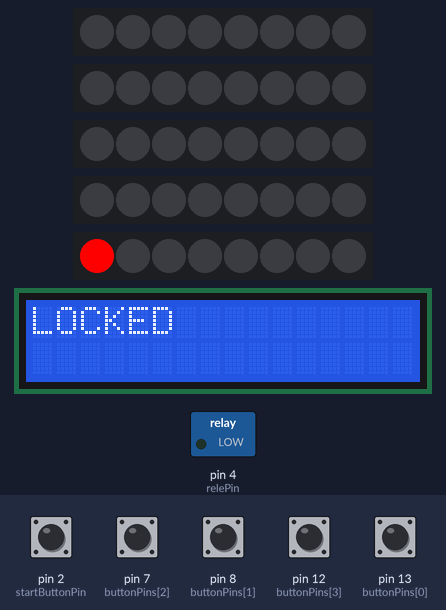
A sketch run on a simulated Arduino Uno, built with avr-gcc and run on an emulated ATmega328P. Shown: 5 × 8 RGB LEDs in strip order, left to right, 16×2 character LCD, switched loads named in the sketch (green lamp = pin HIGH). The inputs (shaded band) are chosen by the test bench; at power-on: pin 2 (startButtonPin), pin 7 (buttonPins[2]), pin 8 (buttonPins[1]), pin 12 (buttonPins[3]), pin 13 (buttonPins[0]) LOW. Random numbers use the default seed unless the sketch sets one; what the sketch prints to the serial monitor is not drawn.

Above: at 1.3 s.
1.4 s: pin 2 (startButtonPin) pulled HIGH for 0.15 s
At 1.65 s:
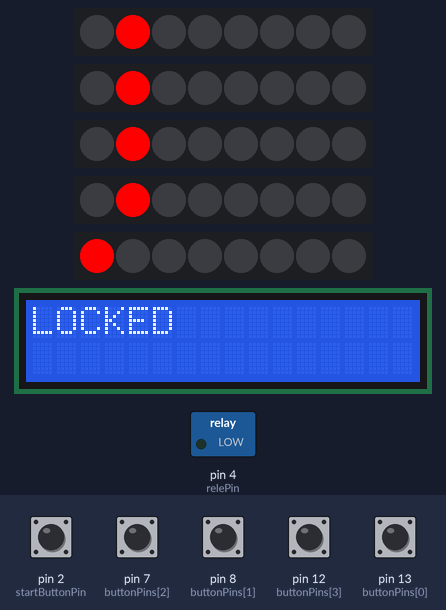
4.5 s: pin 8 (buttonPins[1]) pulled HIGH for 0.15 s
At 5.15 s:
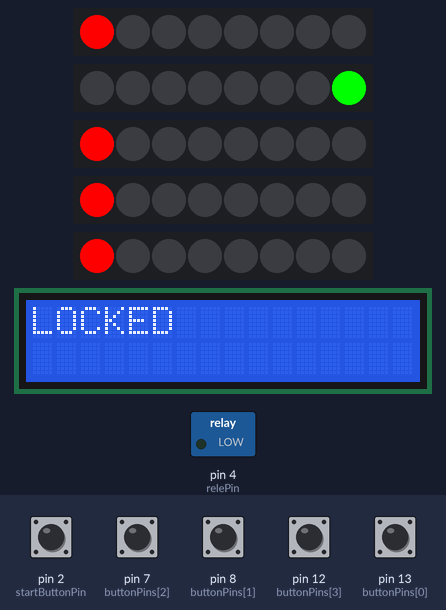
7.6 s: pin 8 (buttonPins[1]) pulled HIGH for 1 s
At 8.3 s:
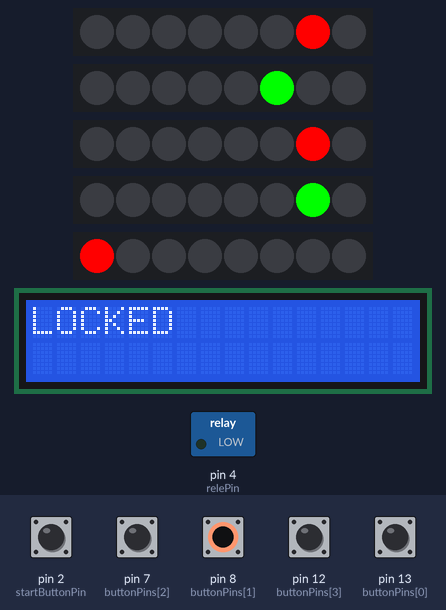
10.4 s: pin 7 (buttonPins[2]) pulled HIGH for 0.15 s
At 11.15 s:
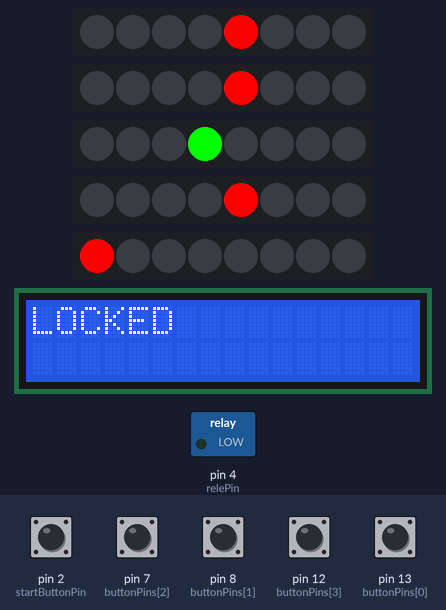
12.4 s: pin 13 (buttonPins[0]) pulled HIGH for 0.15 s
At 12.8 s:
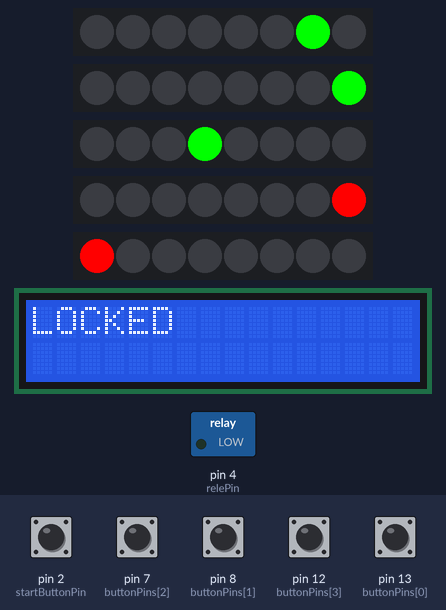
15.5 s: pin 12 (buttonPins[3]) pulled HIGH for 0.15 s
At 16.15 s:
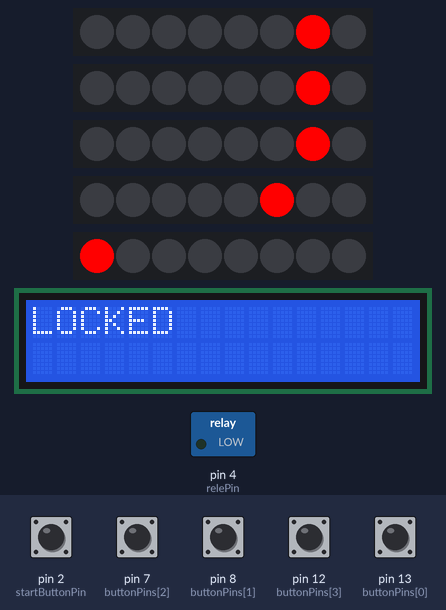
Timing chart, 0 to 57.4 s (numbered marks = the images above; inputs shaded):
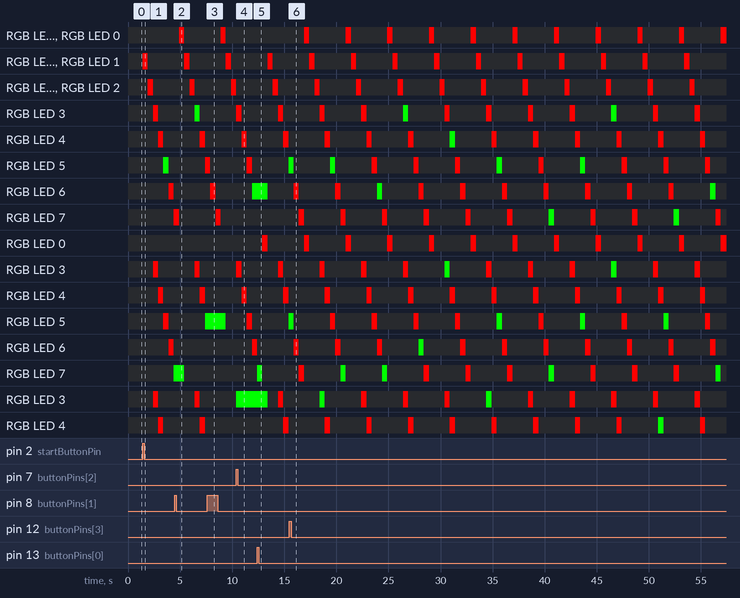

Measured:
- after the input at 1.4 s, RGB LED 1: off → RGB(255, 0, 0) at once, → off 0.50 s later; RGB LED 2: off → RGB(255, 0, 0) after 0.51 s, → off 0.50 s later
- what the display in image 2 shows lasts 0.5 s, from 4.9 s to 5.4 s

The sketch:

stabilize.ino
```cpp
#include <LiquidCrystal_I2C.h>

#include <Bounce2.h>

#include <Adafruit_NeoPixel.h>
#ifdef __AVR__
  #include <avr/power.h>
#endif

#define NUMPIXELS      8

const int ledStepTime = 500; // 1 sec
int ledLastTime;


LiquidCrystal_I2C lcd(0x27, 16, 2);


const int ledStripsCount = 4;
const int startButtonPin = 2;
const int relePin = 4;
boolean gameStart = false;

int ledStripPins[ledStripsCount] = {3, 5, 6, 9};
int buttonPins[ledStripsCount] = {13, 8, 7, 12};
boolean ledStripActive[ledStripsCount] = {true, true, true, true};
int ledStripIndex[ledStripsCount] = {0, 0, 0, 0};

int ledStripGreenPins[ledStripsCount] = {3, 2, 4, 5};

Adafruit_NeoPixel ledStrips[ledStripsCount] ;
Bounce bouncers[ledStripsCount] ;
int mainLedIndex = 0;
/*Adafruit_NeoPixel pixel1;
Adafruit_NeoPixel pixledIndexel2;
Adafruit_NeoPixel pixel3;
Adafruit_NeoPixel pixel4;
*/
Adafruit_NeoPixel volcanoPixel = Adafruit_NeoPixel(NUMPIXELS, 10, NEO_GRB + NEO_KHZ800);
boolean isActive = false;

Bounce debouncer = Bounce();
Bounce startBouncer = Bounce();
const int buttonPin = 13;

byte mcI[8] = { 0b01111, 0b10001, 0b10001, 0b01111, 0b00101, 0b01001, 0b10001, 0b00000 };
byte mcN[8] = { 0b10001, 0b10001, 0b10011, 0b10101, 0b11001, 0b10001, 0b10001, 0b00000 };
byte mcL[8]   = {B00011,B00111,B00101,B00101,B01101,B01001,B11001,B00000,}; // Буква "Л"
byte mcP[8]   = {B11111,B10001,B10001,B10001,B10001,B10001,B10001,B00000,};
byte mcU[8]   = {B10001,B10001,B10001,B01010,B00100,B01000,B10000,B00000,}; // Буква "У"

const int ruI = 1;
const int ruL = 2;
const int ruU = 3;
const int ruP = 4;

boolean isWin = false;

void setup() {
  // put yourdebouncer setup code here, to run once:
  Serial.begin(9600);
  //*
  for(int i =0 ; i< ledStripsCount; i++){
    ledStrips[i] = Adafruit_NeoPixel(NUMPIXELS, ledStripPins[i], NEO_GRB + NEO_KHZ800);
    ledStrips[i].begin();
    ledStrips[i].show();

    pinMode(buttonPins[i], INPUT);
    bouncers[i] = Bounce();
    bouncers[i].attach(buttonPins[i]);
    bouncers[i].interval(5); // interval in ms
  }

  pinMode(startButtonPin, INPUT);
  startBouncer.attach(startButtonPin);
  startBouncer.interval(5);

  volcanoPixel.begin();
  volcanoPixel.show();
  //*/
  //pinMode(buttonPin, INPUT);
  //debouncer.attach(buttonPin);
  //debouncer.interval(5);

  ledLastTime = millis();

  //pinMode(buttonPin, INPUT);


  //firstPixel = Adafruit_NeoPixel(NUMPIXELS, 5, NEO_GRB + NEO_KHZ800);
  //firstPixel.begin();

  lcd.init();
  lcd.createChar(ruI, mcN);
  lcd.createChar(ruL, mcL);
  lcd.createChar(ruP, mcP);
  lcd.createChar(ruU, mcU);
  gameRestart();

  pinMode (relePin, OUTPUT);
  digitalWrite(relePin, LOW);

}

void gameRestart(){
  gameStart = false;
  lcd.backlight();
  lcd.clear();
  lcd.setCursor(0,0);

  lcd.print("LOCKED");

  turnOnVolcano();
  //winOFFAllPixel();

  reinitStrips();
}

void reinitStrips(){
  isWin = false;
  for(int i = 0; i < ledStripsCount; i++){
    ledStripActive[i] = true;
    ledStripIndex[i] = 0;
    ledStripGreenPins[i] = random(3, NUMPIXELS);
  }
}


void turnOffPixels(Adafruit_NeoPixel pixels){
   //pixels.clear();
   for(int i=0;i<NUMPIXELS;i++){

    // pixels.Color takes RGB values, from 0,0,0 up to 255,255,255
    pixels.setPixelColor(i, pixels.Color(0,0,0)); // Moderately bright green color.
   }
   pixels.show();

}

void turnOnPixels(Adafruit_NeoPixel pixels){
   pixels.clear();
   for(int i=0;i<NUMPIXELS;i++){
    // pixels.Color takes RGB values, from 0,0,0 up to 255,255,255
    pixels.setPixelColor(i, pixels.Color(255,0,0)); // Moderately bright green color.
   }
   pixels.show();
}

void setPixelsColor(Adafruit_NeoPixel &pixels, uint32_t color){
   pixels.clear();
   for(int i=0;i<NUMPIXELS;i++){
    pixels.setPixelColor(i, color); // Moderately bright green color.
   }
   pixels.show();

}

void lightPixelsOne(Adafruit_NeoPixel &firstPixel, int ledIndex, int greenIndex){

}

void lightPixels(Adafruit_NeoPixel &firstPixel, int ledIndex, int greenIndex){

   //Serial.println(ledIndex);
   for(int j=0;j<NUMPIXELS;j++){
    //if(j <= ledIndex ){
    if(j == ledIndex ){
      firstPixel.setPixelColor(j, greenIndex == j ?  firstPixel.Color(0,255,0) :  firstPixel.Color(255,0,0) ); // Moderately bright green color.
    }
    else{
      firstPixel.setPixelColor(j, firstPixel.Color(0,0,0)); // Moderately bright green color.
    }
   }
   firstPixel.show();
   //delay(100);
}

void turnOnVolcano(){

  volcanoPixel.setPixelColor(0, volcanoPixel.Color(255,0,0)); // Moderately bright green color.
  volcanoPixel.show();
}

void turnOffVolcano(){

  volcanoPixel.setPixelColor(0, volcanoPixel.Color(0,0,0)); // Moderately bright green color.
  volcanoPixel.show();
}
void winOFFAllPixel(){
   for(int j=0;j<ledStripsCount;j++){
      ledStrips[j].setPixelColor(0, ledStrips[j].Color(0,0,0));
      ledStrips[j].show();
    }

  }
void winActivetAllPixel(){

   for(int j=0;j<ledStripsCount;j++){
      ledStrips[j].setPixelColor(0, ledStrips[j].Color(0,255,0));
      ledStrips[j].show();
    }

     volcanoPixel.setPixelColor(0, volcanoPixel.Color(0,255,0)); // Moderately bright green color.
     volcanoPixel.show();
  }

void renderPixels(){
  int currentMills = millis();
  if(currentMills - ledLastTime < ledStepTime){
    return;
  }
  ledLastTime = currentMills;

  for(int i =0 ; i< ledStripsCount; i++){
    // если (кнопка нажата)TRUE
    if(!ledStripActive[i]){
      continue;
    }


    int ledIndex = ledStripIndex[i];
    ledIndex++;
    if(ledIndex >= NUMPIXELS){
      ledIndex = 0;
    }

    ledStripIndex[i] = ledIndex;

    int greenIndex = ledStripGreenPins[i];
    lightPixels(ledStrips[i], ledIndex, greenIndex);


  } // end for

  checkForWin();

  mainLedIndex++;
  if(mainLedIndex >= NUMPIXELS){
    mainLedIndex = 0;
    if(!isWin){
      /*colorifyStrips(255,0,0);
      delay(200);
      colorifyStrips(0,0,0);
      delay(200);
      colorifyStrips(255,0,0);
      delay(200);
      colorifyStrips(0,0,0);
      delay(200);
      colorifyStrips(255,0,0);
      delay(200);
      colorifyStrips(0,0,0);
      */
    }
    reinitStrips();
  }
}

void colorifyStrips(uint8_t r, uint8_t g, uint8_t b){

  for(int i = 0; i < ledStripsCount; i++){
    setPixelsColor( ledStrips[i] , ledStrips[i].Color( r,g,b ) );
  }
}

void checkForWin(){
  int sum = 0;
  for(int i = 0; i < ledStripsCount; i++){
    if(ledStripActive[i]){
      continue;
    }

    if(ledStripIndex[i] == ledStripGreenPins[i]){
      sum ++;
      Serial.print("sum");
      Serial.println(sum);
    }

  }

  if(sum >= ledStripsCount){

    //turnOffVolcano();

    renderWinMsg();
    isWin = true;
    for(int i =0; i< 5; i++){
      colorifyStrips(0,255,0);
      delay(200);
      colorifyStrips(0,0,0);
      delay(200);
    }
    winActivetAllPixel();

    digitalWrite(relePin, HIGH);


    delay(20000);
    colorifyStrips(0,0,0);
    gameRestart();
  }

}

void renderWinMsg(){
  lcd.backlight();
  lcd.clear();
  lcd.print("U");
  lcd.print("N");
  lcd.print("L");
  lcd.print("O");
  lcd.print("C");
  lcd.print("K");
}


void checkButtons(){
   startBouncer.update();
   //Serial.print(startBouncer.rose());
   if(startBouncer.rose()){
    gameStart = true;
     // Serial.println("ggg");
    }

    for(int i =0 ; i< ledStripsCount; i++){
       Bounce bouncer = bouncers[i];
       bouncers[i].update();

       if ( bouncers[i].rose() ) {
       // Serial.println(ledStripActive[i]);
        ledStripActive[i] = !ledStripActive[i];
       }
    } // end for

}

void loop() {
  //debouncer.update();
  // put your main code here, to run repeatedly:
   int currentMills = millis();
   //updatePixelStrips();
  checkButtons();

  if(!gameStart || isWin ){
    return;
  }

  renderPixels();

   //int value = debouncer.read();

  // Turn on or off the LED as determined by the state :
  /*
  bouncers[0].update();
  if ( bouncers[0].rose() ) {
    //ledStripActive[0] = !ledStripActive[0];
    Serial.println("koko");
  }
  */


  //Serial.println(ledStripActive[0]);


  //debouncer.rose()


}


/*
byte bukva_B[8]   = {B11110,B10000,B10000,B11110,B10001,B10001,B11110,B00000,}; // Буква "Б"
byte bukva_G[8]   = {B11111,B10001,B10000,B10000,B10000,B10000,B10000,B00000,}; // Буква "Г"
byte bukva_D[8]   = {B01111,B00101,B00101,B01001,B10001,B11111,B10001,B00000,}; // Буква "Д"
byte bukva_ZH[8]  = {B10101,B10101,B10101,B11111,B10101,B10101,B10101,B00000,}; // Буква "Ж"
byte bukva_Z[8]   = {B01110,B10001,B00001,B00010,B00001,B10001,B01110,B00000,}; // Буква "З"
byte bukva_I[8]   = {B10001,B10011,B10011,B10101,B11001,B11001,B10001,B00000,}; // Буква "И"
byte bukva_IY[8]  = {B01110,B00000,B10001,B10011,B10101,B11001,B10001,B00000,}; // Буква "Й"
byte bukva_L[8]   = {B00011,B00111,B00101,B00101,B01101,B01001,B11001,B00000,}; // Буква "Л"
byte bukva_P[8]   = {B11111,B10001,B10001,B10001,B10001,B10001,B10001,B00000,}; // Буква "П"
byte bukva_Y[8]   = {B10001,B10001,B10001,B01010,B00100,B01000,B10000,B00000,}; // Буква "У"
byte bukva_F[8]   = {B00100,B11111,B10101,B10101,B11111,B00100,B00100,B00000,}; // Буква "Ф"
byte bukva_TS[8]  = {B10010,B10010,B10010,B10010,B10010,B10010,B11111,B00001,}; // Буква "Ц"
byte bukva_CH[8]  = {B10001,B10001,B10001,B01111,B00001,B00001,B00001,B00000,}; // Буква "Ч"
byte bukva_Sh[8]  = {B10101,B10101,B10101,B10101,B10101,B10101,B11111,B00000,}; // Буква "Ш"
byte bukva_Shch[8]= {B10101,B10101,B10101,B10101,B10101,B10101,B11111,B00001,}; // Буква "Щ"
byte bukva_Mz[8]  = {B10000,B10000,B10000,B11110,B10001,B10001,B11110,B00000,}; // Буква "Ь"
byte bukva_IYI[8] = {B10001,B10001,B10001,B11001,B10101,B10101,B11001,B00000,}; // Буква "Ы"
byte bukva_Yu[8]  = {B10010,B10101,B10101,B11101,B10101,B10101,B10010,B00000,}; // Буква "Ю"
byte bukva_Ya[8]  = {B01111,B10001,B10001,B01111,B00101,B01001,B10001,B00000,}; // Буква "Я"


 */
```
